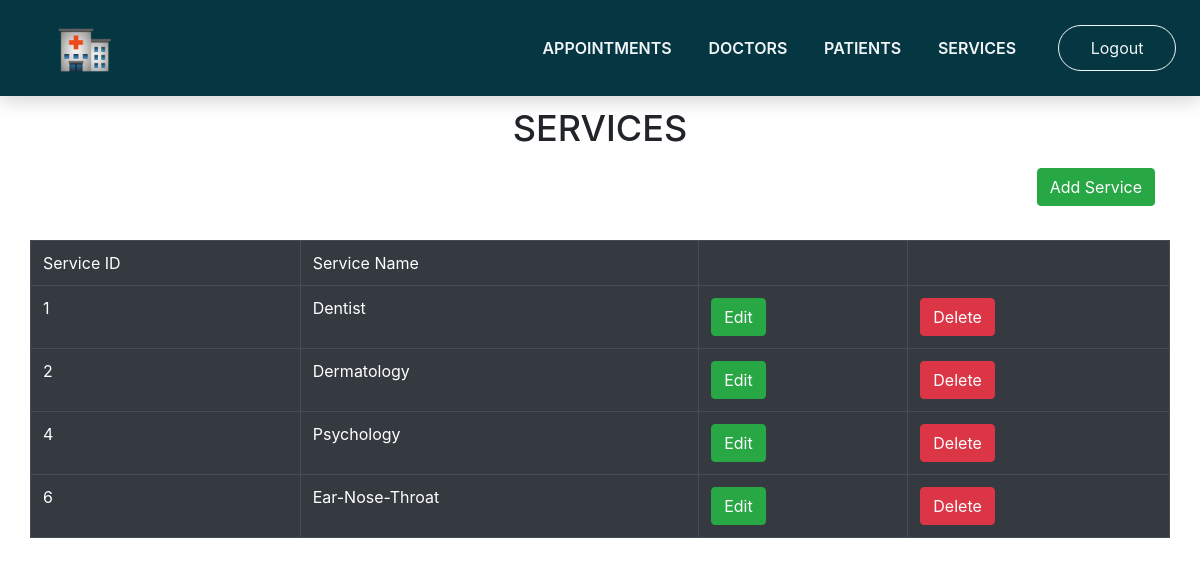
The page /services.php (signed in) on the database its author committed.
### tables this page shows
CREATE TABLE `medicalservices` (
  `id` int(11) NOT NULL,
  `serviceName` varchar(20) NOT NULL
);

### services.php (the view)
<?php
require('sys.php');
?>
<div class="setTop">
    <?php
    include('adminheader.php')
        ?>
    <section class="page-section mt-3">
        <div class="container">
            <h2 class="page-section-heading text-center text-uppercase text-black mb-0">Services</h2>
            <div class="divider-custom">
                <br>
                <a class="btn btn-success text-white" href="addservice.php" type="submit">Add Service</a>
                <br><br><br>
            </div>
            <div class="row">
                <table class="table table-bordered table-dark">
                    <tr>
                        <td>Service ID</td>
                        <td>Service Name</td>
                        <td></td>
                        <td></td>
                    </tr>
                    <?php
                    $sql = $db->prepare("SELECT * FROM  medicalservices");
                    $sql->execute();
                    while ($row = $sql->fetch()) { ?>
                        <tr>
                            <td><?php echo $row["id"]; ?></td>
                            <td><?php echo $row["serviceName"]; ?></td>
                            <td><a class="btn btn-success text-white" href="editservice.php?id=<?php echo $row['id'] ?>"type="submit">Edit</a></td>
                            <td><a class="btn btn-danger text-white" href="deleteservice.php?id=<?php echo $row['id'] ?>"type="submit">Delete</a></td>
                        </tr>
                        <?php }?>
                </table>
            </div>
        </div>
    </section>

### assets/css/style.css (style rules this page uses)
* { min-zoom: 100%; max-zoom: 100%; }
body { min-zoom: 100%; max-zoom: 100%; }
.page-section { padding: 6rem 0; min-height: 478px; }
.page-section .page-section-heading { font-size: 2.25rem; line-height: 2rem; }
.divider-custom a { align-items: center; float: right; }

### rows shown on the page
medicalservices: id "1", serviceName "Dentist"
medicalservices: id "2", serviceName "Dermatology"
medicalservices: id "4", serviceName "Psychology"
medicalservices: id "6", serviceName "Ear-Nose-Throat"
